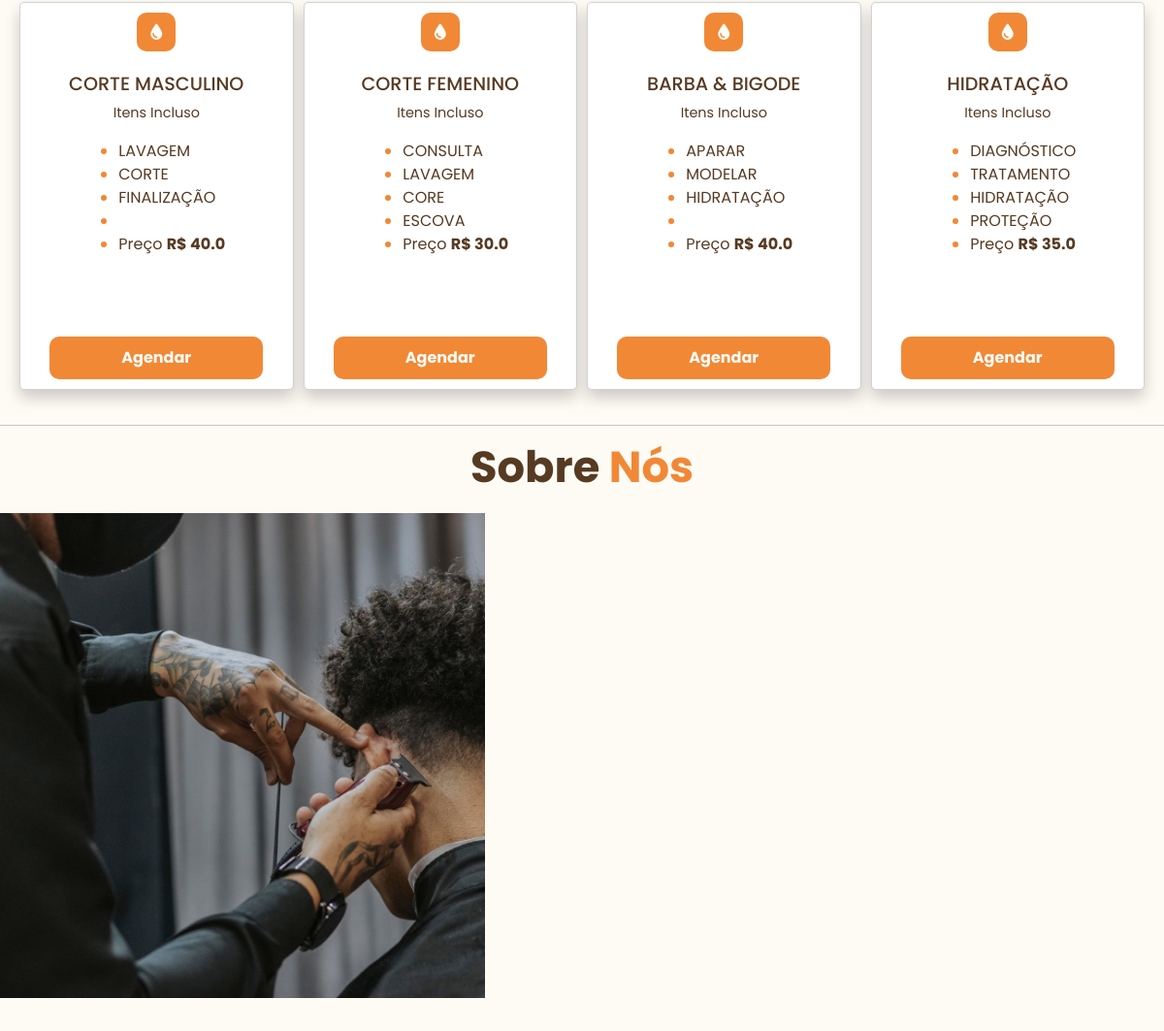
Before: / (middle part) with the older database file.
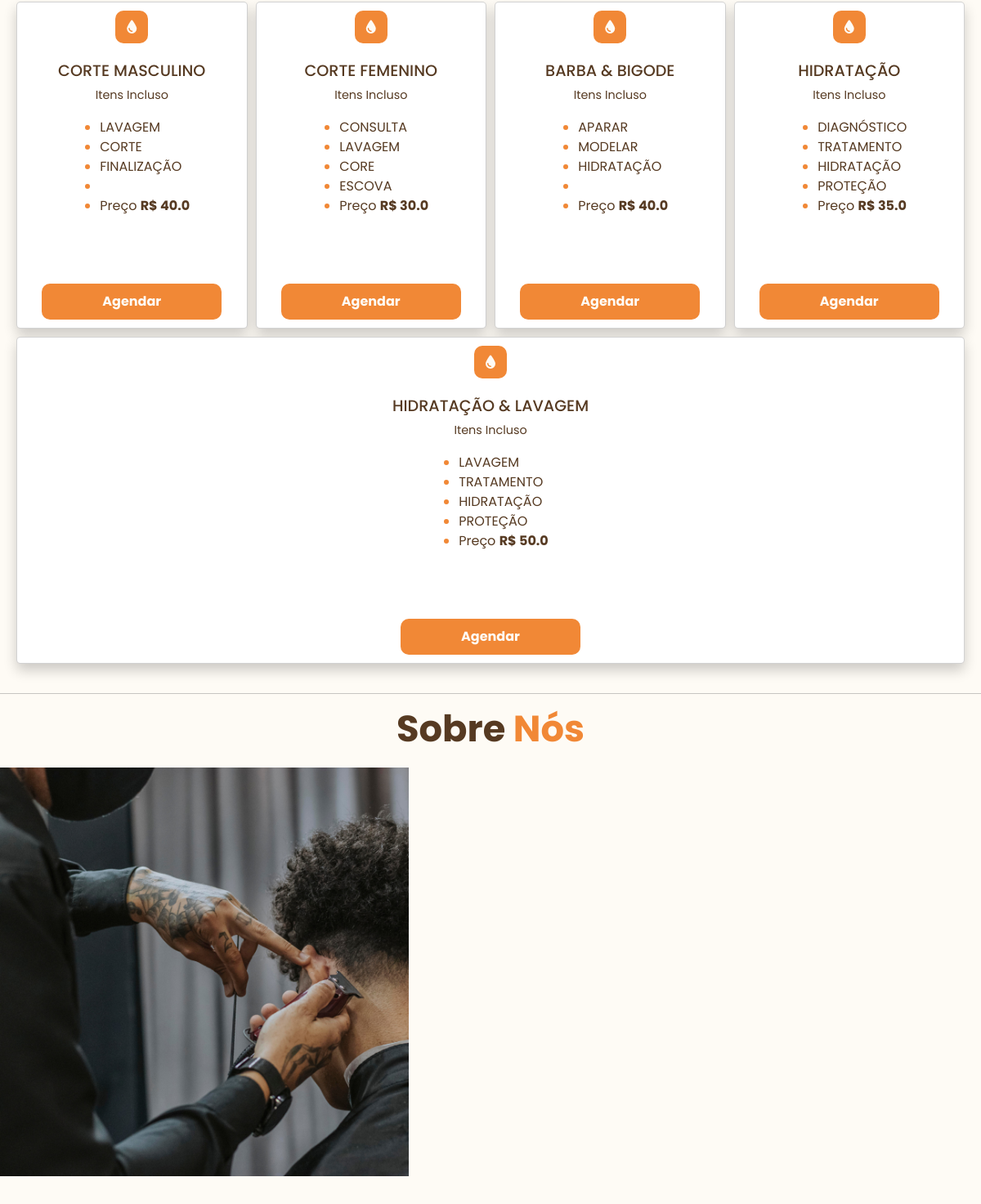
After: the same page with the newer database file.
### models/user.py (models this page shows)
class Servico(db.Model):
    __tablename__ = 'servicos'
    Id_Servico = db.Column(db.Integer, primary_key=True)
    No_Servico = db.Column(db.String(100), nullable=False)
    Pr_Servico = db.Column(db.Float, nullable=False)
    Tp_Estimado = db.Column(db.String(15))
    Dc_Descricao1 = db.Column(db.String(30))
    Dc_Descricao2 = db.Column(db.String(30))
    Dc_Descricao3 = db.Column(db.String(30))
    Dc_Descricao4 = db.Column(db.String(30))
    Fl_Situacao = db.Column(db.String(1), nullable=False, default='S')
    Dt_Cadastro = db.Column(db.Date, default=date.today)
    Hr_cadastro = db.Column(db.DateTime, default=datetime.now)
    No_Usualt = db.Column(db.String(50))
    Dt_Altera = db.Column(db.Date, default=date.today)
    Hr_Altera = db.Column(db.DateTime, default=datetime.now)
    No_Usudel = db.Column(db.String(50))
    Dt_Delete = db.Column(db.Date, default=date.today)
    Hr_Delete = db.Column(db.DateTime, default=datetime.now)
    Fl_Delete = db.Column(db.String(1), default="N")

### controllers/user_controllers.py (the view)
    @staticmethod
    def index():
        cardServico = Servico.query.all()
        if cardServico:
            return render_template('index.html', cardServico=cardServico)

### views/templates/index.html (shortened to what this page needs)
<!DOCTYPE html>
<html lang="pt-br">
<head>
    <link href="https://cdn.jsdelivr.net/npm/bootstrap@5.3.8/dist/css/bootstrap.min.css" rel="stylesheet"
>
    <link rel="stylesheet" href="https://cdnjs.cloudflare.com/ajax/libs/font-awesome/7.0.1/css/all.min.css"
 />
    <link rel="stylesheet" href="/static/css/index.css">
</head>
<body>
    <section class="servico" id="servico">
        <div class="cards">
            {% for servico in cardServico %}
                <div class="card">
                    <div class="card-icone">
                        <i class="fa-solid fa-droplet"></i>
                    </div>
                    <h3>{{ servico.No_Servico }}</h3>
                    <p>Itens Incluso</p>
                    <ul>
                        <li>{{ servico.Dc_Descricao1 }}</li>
                        <li>{{ servico.Dc_Descricao2 }}</li>
                        <li>{{ servico.Dc_Descricao3 }}</li>
                        <li>{{ servico.Dc_Descricao4 }}</li>
                        <li>Preço <span>R$ {{ servico.Pr_Servico }}</span></li>
                    </ul>
                    <form action="/agendar/{{ servico.Id_Servico }}" method="post">
                        <button type="submit" class="botao">Agendar</button>
                    </form>
                </div>
            {% endfor %}
        </div>
    </section>
    <hr>
    <section class="sobre-nos" id="sobre-nos">
        <h1>Sobre <span>Nós</span></h1>
        <div class="sobre">
            <div class="imagem">
                <img src="/static/imagens/img-sobre-nos/img1.png" alt="">
            </div>
        </div>
    </section>
</body>
</html>

### static/css/index.css (style rules this page uses)
:root { --cor1: #FEFBF5; --cor2: #563A22; --cor3: #F1D7B4; --cor4: #9B7C64; --cor5: #F18836; }
* { margin: 0; padding: 0; box-sizing: border-box; font-family: "Poppins", sans-serif; }
body { background-color: var(--cor1); }
.botao { width: 220px; padding: 10px 20px; background-color: var(--cor5); border-radius: 10px; border: 0; color: var(--cor1); font-weight: bolder; transition: calc(1s); }
.servico { display: flex; flex-wrap: wrap; flex-direction: column; align-items: center; justify-content: center; margin-top: 15px; color: var(--cor2); }
.servico .cards { display: flex; flex-wrap: wrap; gap: 10px; width: 100%; align-items: center; justify-content: center; padding: 20px; }
.servico .card { display: flex; flex-wrap: wrap; flex-grow: 1; align-items: center; border-radius: 5px; height: 400px; padding: 10px; box-shadow: 0 .5rem 1rem rgb(0, 0, 0, 0.2); transition: .4s linear; color: var(--cor2); }
.servico .card-icone { align-self: center; margin-bottom: 12px; }
.servico .card i { display: flex; align-items: center; justify-content: center; background-color: var(--cor5); width: 40px; height: 40px; border-radius: 10px; color: var(--cor1); margin-bottom: 10px; }
.servico .card h3 { color: var(--cor2); font-size: 1.2rem; }
.servico .card p { font-size: 0.9rem; }
.servico .card li::marker { color: var(--cor5); }
.servico .card li span { color: var(--cor2); font-weight: bold; }
.servico .card form { margin-top: auto; }
.sobre-nos { display: flex; flex-wrap: wrap; flex-direction: column; align-items: center; justify-content: center; margin-top: 10px; }
.sobre-nos h1 { font-size: 2.8rem; color: var(--cor2); font-weight: bold; margin-bottom: 20px; }
.sobre-nos span { color: var(--cor5); }
.sobre-nos .sobre { display: flex; flex-wrap: wrap; justify-content: space-between; gap: 50px; }
.sobre-nos .sobre img { width: 500px; height: 500px; }

Changed rows visible on the page:
added Servico: No_Servico "HIDRATAÇÃO & LAVAGEM", Dc_Descricao1 "LAVAGEM", Dc_Descricao2 "TRATAMENTO", Dc_Descricao3 "HIDRATAÇÃO", Dc_Descricao4 "PROTEÇÃO", Pr_Servico "50.0"
